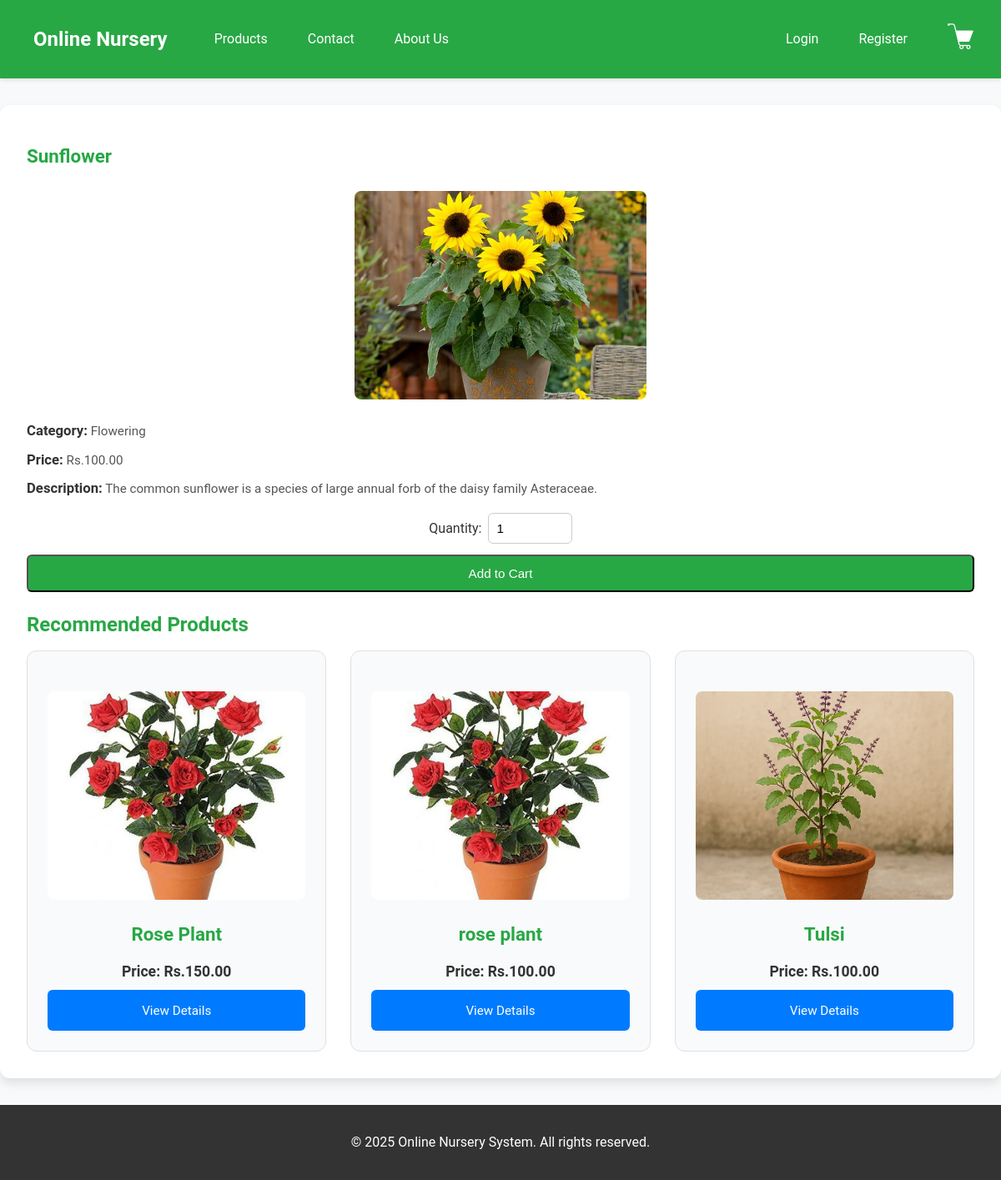
Screenshot of /product_details.php?id=4 with the database file from the repository.
### tables this page shows
CREATE TABLE `products` (
  `id` int(11) NOT NULL AUTO_INCREMENT,
  `name` varchar(255) NOT NULL,
  `description` text NOT NULL,
  `price` decimal(10,2) NOT NULL,
  `image_url` varchar(255) NOT NULL,
  `is_featured` tinyint(1) DEFAULT 0,
  `created_at` timestamp NOT NULL DEFAULT current_timestamp(),
  `category_id` int(11) DEFAULT NULL,
  `stock` int(11) NOT NULL DEFAULT 0,
  PRIMARY KEY (`id`),
  KEY `fk_category` (`category_id`),
  CONSTRAINT `fk_category` FOREIGN KEY (`category_id`) REFERENCES `categories` (`id`) ON DELETE SET NULL,
  CONSTRAINT `products_ibfk_1` FOREIGN KEY (`category_id`) REFERENCES `categories` (`id`) ON DELETE SET NULL
);

CREATE TABLE `categories` (
  `id` int(11) NOT NULL AUTO_INCREMENT,
  `name` varchar(255) NOT NULL,
  `created_at` timestamp NOT NULL DEFAULT current_timestamp(),
  PRIMARY KEY (`id`)
);

### product_details.php (the view, shortened to what this page needs)
<?php
include 'php/db_connect.php';
$product_id = isset($_GET['id']) ? (int)$_GET['id'] : 0;
$sql = "SELECT p.id, p.name, p.description, p.price, p.image_url, p.stock, p.category_id, c.name as category_name FROM products p LEFT JOIN categories c ON p.category_id = c.id WHERE p.id = ?";
$stmt = $conn->prepare($sql);
if ($stmt) {
    $stmt->bind_param("i", $product_id);
    $stmt->execute();
    $product = $stmt->get_result()->fetch_assoc();
} else {
    header("Location: products.php?error=Database error");
    exit();
}
?>
<!DOCTYPE html>
<html lang="en">
<head>
    <link rel="stylesheet" href="css/style.css">
    <link rel="stylesheet" href="css/customer.css">
</head>
<body>
    <?php include 'php/header.php'; ?>
    <section class="product-details">
        <h1><?php echo htmlspecialchars($product['name']); ?></h1>
        <img src="images/product_images/<?php echo htmlspecialchars($product['image_url']); ?>" alt="<?php echo htmlspecialchars($product['name']); ?>">
        <p><strong>Category:</strong> <?php echo htmlspecialchars($product['category_name'] ?? 'Uncategorized'); ?></p>
        <p><strong>Price:</strong> Rs.<?php echo number_format($product['price'], 2); ?></p>
        <p><strong>Description:</strong> <?php echo htmlspecialchars($product['description']); ?></p>
        <?php if ($product['stock'] > 0) { ?>
            <form class="add-to-cart-form" data-product-id="<?php echo htmlspecialchars($product['id']); ?>">
                <div class="quantity-selector">
                    <label for="quantity-<?php echo htmlspecialchars($product['id']); ?>">Quantity:</label>
                    <input type="number" name="quantity" id="quantity-<?php echo htmlspecialchars($product['id']); ?>" value="1" min="1" max="<?php echo (int)$product['stock']; ?>" step="1" data-stock="<?php echo (int)$product['stock']; ?>">
                </div>
                <button type="submit" class="btn add-to-cart-btn">Add to Cart</button>
            </form>
        <?php } else { ?>
            <p class="out-of-stock">Out of Stock</p>
        <?php } ?>
        <h2>Recommended Products</h2>
        <div class="product-grid">
            <?php
            $sql = "SELECT id, name, price, image_url FROM products WHERE category_id = ? AND id != ? LIMIT 3";
            $stmt = $conn->prepare($sql);
            if ($stmt) {
                $stmt->bind_param("ii", $product['category_id'], $product['id']);
                $stmt->execute();
                $result = $stmt->get_result();
                if ($result && $result->num_rows > 0) {
                    while ($row = $result->fetch_assoc()) {
                        echo '<div class="product-card">';
                        echo '<img src="images/product_images/' . htmlspecialchars($row['image_url']) . '" alt="' . htmlspecialchars($row['name']) . '">';
                        echo '<h3>' . htmlspecialchars($row['name']) . '</h3>';
                        echo '<p class="price">Price: Rs.' . number_format($row['price'], 2) . '</p>';
                        echo '<a href="product_details.php?id=' . htmlspecialchars($row['id']) . '" class="btn view-details-btn">View Details</a>';
                        echo '</div>';
                    }
                }
            }
            ?>
        </div>
    </section>
    <footer>
        <p>© 2025 Online Nursery System. All rights reserved.</p>
    </footer>
</body>
</html>

### php/header.php (shortened to what this page needs)
<?php
$user_name = '';
?>
<!DOCTYPE html>
<html lang="en">
<head>
    <link rel="stylesheet" href="../css/style.css">
    <link rel="stylesheet" href="../css/customer.css">
</head>
<body>
    <header>
        <nav>
            <div class="nav-left">
                <a href="index.php" class="logo">Online Nursery</a>
                <a href="products.php" class="<?php echo basename($_SERVER['PHP_SELF']) == 'products.php' ? 'active' : ''; ?>">Products</a>
                <a href="contact.php" class="<?php echo basename($_SERVER['PHP_SELF']) == 'contact.php' ? 'active' : ''; ?>">Contact</a>
                <a href="about.php" class="<?php echo basename($_SERVER['PHP_SELF']) == 'about.php' ? 'active' : ''; ?>">About Us</a>
            </div>
            <div class="nav-right">
                <?php if ($user_name && $user_name !== 'Guest'): ?>
                    <div class="profile-dropdown">
                        <button class="profile-btn"><?php echo htmlspecialchars($user_name); ?> <span class="dropdown-arrow">▼</span></button>
                        <div class="profile-menu">
                            <a href="profile.php">View Profile</a>
                            <a href="php/logout.php">Logout</a>
                        </div>
                    </div>
                <?php else: ?>
                    <a href="login.php" class="<?php echo basename($_SERVER['PHP_SELF']) == 'login.php' ? 'active' : ''; ?>">Login</a>
                    <a href="register.php" class="<?php echo basename($_SERVER['PHP_SELF']) == 'register.php' ? 'active' : ''; ?>">Register</a>
                    <?php endif; ?>
                    <a href="cart.php" class="cart-icon">
                    <img src="./images/cart-icon.png" alt="Phone Icon">
                </a>
            </div>
        </nav>
    </header>
</body>
</html>

### css/style.css (style rules this page uses)
body { font-family: 'Roboto', Arial, sans-serif; margin: 0; padding: 0; background: #f8f9fa; color: #333; line-height: 1.6; }
header { background: #28a745; color: white; padding: 1em 0; box-shadow: 0 2px 5px rgba(0, 0, 0, 0.1); position: sticky; top: 0; z-index: 1000; }
header nav { max-width: 1200px; margin: 0 auto; display: flex; justify-content: space-between; align-items: center; padding: 0 1em; }
.nav-left { display: flex; align-items: center; gap: 1em; }
.logo { font-size: 1.5em; font-weight: bold; color: white; text-decoration: none; }
.nav-right { display: flex; align-items: center; gap: 1em; }
header nav a { color: white; text-decoration: none; padding: 0.5em 1em; transition: background 0.3s, color 0.3s; }
.cart-icon { position: relative; padding: 0.5em 1em; }
footer { background: #333; color: white; text-align: center; padding: 1em; position: relative; bottom: 0; width: -webkit-fill-available; }
.btn { background: #28a745; color: white; padding: 0.75em 1.5em; text-decoration: none; border-radius: 5px; display: inline-block; transition: background 0.3s, transform 0.2s; }
h1, h2, h3 { color: #28a745; margin-bottom: 0.5em; }

### css/customer.css (style rules this page uses)
.products, .product-details, .profile, .cart, .checkout, .contact, .about, .login, .register { padding: 2em; background: #fff; border-radius: 12px; box-shadow: 0 6px 12px rgba(0, 0, 0, 0.1); margin: 2em auto; max-width: 1200px; }
.product-grid { display: grid; grid-template-columns: repeat(auto-fit, minmax(280px, 1fr)); gap: 1.8em; }
.product-card { background: #f9fafb; border: 1px solid #e0e0e0; border-radius: 12px; padding: 1.5em; text-align: center; transition: transform 0.3s, box-shadow 0.3s; }
.product-card img, .product-details img, .cart-item img { width: 100%; height: 250px; object-fit: cover; border-radius: 8px; margin-bottom: 1em; }
.product-details img { max-width: 350px; margin: 1.5em auto; display: block; }
.product-card h3, .product-details h1 { color: #28a745; margin: 0.5em 0; font-size: 1.4em; }
.product-card p, .product-details p { color: #555; margin: 0.5em 0; font-size: 0.95em; }
.product-card .price, .product-details p strong { color: #333; font-weight: bold; font-size: 1.1em; }
.add-to-cart-form { display: flex; flex-direction: column; gap: 0.8em; margin: 1em 0; }
.quantity-selector { display: flex; align-items: center; gap: 0.5em; justify-content: center; }
.quantity-selector input[type="number"] { padding: 0.6em; border: 1px solid #ccc; border-radius: 6px; width: 80px; font-size: 0.95em; transition: border-color 0.3s; }
.add-to-cart-btn, .view-details-btn { padding: 0.8em 1.6em; border-radius: 6px; font-size: 0.95em; text-align: center; text-decoration: none; display: block; transition: background 0.3s, transform 0.2s; }
.add-to-cart-btn { background: #28a745; color: #fff; }
.view-details-btn { background: #007bff; color: #fff; }

### rows the page displays
products: name "Sunflower", image_url (picture), category.name "Flowering", price "100.00", description "The common sunflower is a species of large annual forb of the daisy family Asteraceae."
products: image_url (picture), name "Rose Plant", price "150.00"
products: image_url (picture), name "rose plant", price "100.00"
products: image_url (picture), name "Tulsi", price "100.00"
